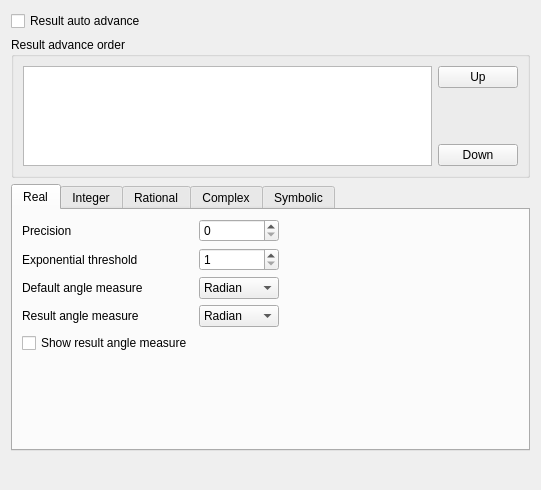
<?xml version="1.0" encoding="UTF-8"?>
<ui version="4.0">
 <class>ResultSettingsForm</class>
 <widget class="QWidget" name="ResultSettingsForm">
  <property name="geometry">
   <rect>
    <x>0</x>
    <y>0</y>
    <width>541</width>
    <height>490</height>
   </rect>
  </property>
  <property name="windowTitle">
   <string>Form</string>
  </property>
  <layout class="QHBoxLayout" name="horizontalLayout">
   <item>
    <layout class="QVBoxLayout" name="verticalLayout">
     <item>
      <widget class="QCheckBox" name="result_auto_advance">
       <property name="text">
        <string>Result auto advance</string>
       </property>
      </widget>
     </item>
     <item>
      <widget class="QGroupBox" name="groupBox">
       <property name="sizePolicy">
        <sizepolicy hsizetype="Preferred" vsizetype="MinimumExpanding">
         <horstretch>0</horstretch>
         <verstretch>0</verstretch>
        </sizepolicy>
       </property>
       <property name="title">
        <string>Result advance order</string>
       </property>
       <layout class="QVBoxLayout" name="verticalLayout_2">
        <item>
         <layout class="QHBoxLayout" name="horizontalLayout_2">
          <item>
           <widget class="QListWidget" name="auto_result_order">
            <property name="sizePolicy">
             <sizepolicy hsizetype="Expanding" vsizetype="Minimum">
              <horstretch>0</horstretch>
              <verstretch>0</verstretch>
             </sizepolicy>
            </property>
            <property name="maximumSize">
             <size>
              <width>16777215</width>
              <height>100</height>
             </size>
            </property>
           </widget>
          </item>
          <item>
           <layout class="QVBoxLayout" name="verticalLayout_3">
            <item>
             <widget class="QPushButton" name="up_result_order">
              <property name="text">
               <string>Up</string>
              </property>
             </widget>
            </item>
            <item>
             <spacer name="verticalSpacer_2">
              <property name="orientation">
               <enum>Qt::Vertical</enum>
              </property>
              <property name="sizeHint" stdset="0">
               <size>
                <width>20</width>
                <height>40</height>
               </size>
              </property>
             </spacer>
            </item>
            <item>
             <widget class="QPushButton" name="down_result_order">
              <property name="text">
               <string>Down</string>
              </property>
             </widget>
            </item>
           </layout>
          </item>
         </layout>
        </item>
       </layout>
      </widget>
     </item>
     <item>
      <widget class="QTabWidget" name="result_params">
       <property name="currentIndex">
        <number>0</number>
       </property>
       <widget class="QWidget" name="real_result">
        <attribute name="title">
         <string>Real</string>
        </attribute>
        <layout class="QHBoxLayout" name="horizontalLayout_4">
         <item>
          <layout class="QGridLayout" name="gridLayout">
           <item row="5" column="0">
            <spacer name="verticalSpacer_6">
             <property name="orientation">
              <enum>Qt::Vertical</enum>
             </property>
             <property name="sizeHint" stdset="0">
              <size>
               <width>20</width>
               <height>40</height>
              </size>
             </property>
            </spacer>
           </item>
           <item row="3" column="1">
            <widget class="QComboBox" name="real_result_angle_measure">
             <property name="minimumSize">
              <size>
               <width>80</width>
               <height>0</height>
              </size>
             </property>
             <item>
              <property name="text">
               <string>Radian</string>
              </property>
             </item>
             <item>
              <property name="text">
               <string>Degree</string>
              </property>
             </item>
             <item>
              <property name="text">
               <string>Grad</string>
              </property>
             </item>
            </widget>
           </item>
           <item row="1" column="0">
            <widget class="QLabel" name="label">
             <property name="text">
              <string>Exponential threshold</string>
             </property>
            </widget>
           </item>
           <item row="4" column="0">
            <widget class="QCheckBox" name="real_show_angle_measure">
             <property name="text">
              <string>Show result angle measure</string>
             </property>
            </widget>
           </item>
           <item row="3" column="0">
            <widget class="QLabel" name="label_3">
             <property name="text">
              <string>Result angle measure</string>
             </property>
            </widget>
           </item>
           <item row="0" column="1">
            <widget class="QSpinBox" name="real_precision"/>
           </item>
           <item row="0" column="0">
            <widget class="QLabel" name="label_2">
             <property name="text">
              <string>Precision</string>
             </property>
            </widget>
           </item>
           <item row="1" column="1">
            <widget class="QSpinBox" name="real_exp">
             <property name="minimum">
              <number>1</number>
             </property>
             <property name="value">
              <number>1</number>
             </property>
            </widget>
           </item>
           <item row="2" column="1">
            <widget class="QComboBox" name="real_default_angle_measure">
             <item>
              <property name="text">
               <string>Radian</string>
              </property>
             </item>
             <item>
              <property name="text">
               <string>Degree</string>
              </property>
             </item>
             <item>
              <property name="text">
               <string>Grad</string>
              </property>
             </item>
            </widget>
           </item>
           <item row="2" column="0">
            <widget class="QLabel" name="label_12">
             <property name="text">
              <string>Default angle measure</string>
             </property>
            </widget>
           </item>
          </layout>
         </item>
         <item>
          <spacer name="horizontalSpacer">
           <property name="orientation">
            <enum>Qt::Horizontal</enum>
           </property>
           <property name="sizeHint" stdset="0">
            <size>
             <width>251</width>
             <height>20</height>
            </size>
           </property>
          </spacer>
         </item>
        </layout>
       </widget>
       <widget class="QWidget" name="integer_result">
        <attribute name="title">
         <string>Integer</string>
        </attribute>
        <layout class="QHBoxLayout" name="horizontalLayout_5">
         <item>
          <layout class="QGridLayout" name="gridLayout_2">
           <item row="1" column="1">
            <widget class="QComboBox" name="integer_result_notation">
             <item>
              <property name="text">
               <string>Binary</string>
              </property>
             </item>
             <item>
              <property name="text">
               <string>Octal</string>
              </property>
             </item>
             <item>
              <property name="text">
               <string>Decimal</string>
              </property>
             </item>
             <item>
              <property name="text">
               <string>Hexadecimal</string>
              </property>
             </item>
            </widget>
           </item>
           <item row="2" column="0">
            <widget class="QCheckBox" name="integer_show_notation">
             <property name="text">
              <string>Show result numeral system</string>
             </property>
            </widget>
           </item>
           <item row="3" column="0">
            <spacer name="verticalSpacer_4">
             <property name="orientation">
              <enum>Qt::Vertical</enum>
             </property>
             <property name="sizeHint" stdset="0">
              <size>
               <width>20</width>
               <height>40</height>
              </size>
             </property>
            </spacer>
           </item>
           <item row="1" column="0">
            <widget class="QLabel" name="label_4">
             <property name="text">
              <string>Result numeral system</string>
             </property>
            </widget>
           </item>
           <item row="0" column="0">
            <widget class="QLabel" name="label_11">
             <property name="text">
              <string>Default numeral system</string>
             </property>
            </widget>
           </item>
           <item row="0" column="1">
            <widget class="QComboBox" name="integer_default_notation">
             <item>
              <property name="text">
               <string>Binary</string>
              </property>
             </item>
             <item>
              <property name="text">
               <string>Octal</string>
              </property>
             </item>
             <item>
              <property name="text">
               <string>Decimal</string>
              </property>
             </item>
             <item>
              <property name="text">
               <string>Hexadecimal</string>
              </property>
             </item>
            </widget>
           </item>
          </layout>
         </item>
         <item>
          <spacer name="horizontalSpacer_2">
           <property name="orientation">
            <enum>Qt::Horizontal</enum>
           </property>
           <property name="sizeHint" stdset="0">
            <size>
             <width>246</width>
             <height>20</height>
            </size>
           </property>
          </spacer>
         </item>
        </layout>
       </widget>
       <widget class="QWidget" name="tab">
        <attribute name="title">
         <string>Rational</string>
        </attribute>
        <layout class="QHBoxLayout" name="horizontalLayout_6">
         <item>
          <layout class="QGridLayout" name="gridLayout_3">
           <item row="0" column="1">
            <widget class="QComboBox" name="rational_fraction_form">
             <item>
              <property name="text">
               <string>Proper</string>
              </property>
             </item>
             <item>
              <property name="text">
               <string>Improper</string>
              </property>
             </item>
            </widget>
           </item>
           <item row="0" column="0">
            <widget class="QLabel" name="label_5">
             <property name="text">
              <string>Fraction form</string>
             </property>
            </widget>
           </item>
           <item row="1" column="0">
            <spacer name="verticalSpacer_3">
             <property name="orientation">
              <enum>Qt::Vertical</enum>
             </property>
             <property name="sizeHint" stdset="0">
              <size>
               <width>20</width>
               <height>40</height>
              </size>
             </property>
            </spacer>
           </item>
          </layout>
         </item>
         <item>
          <spacer name="horizontalSpacer_3">
           <property name="orientation">
            <enum>Qt::Horizontal</enum>
           </property>
           <property name="sizeHint" stdset="0">
            <size>
             <width>323</width>
             <height>20</height>
            </size>
           </property>
          </spacer>
         </item>
        </layout>
       </widget>
       <widget class="QWidget" name="tab_2">
        <attribute name="title">
         <string>Complex</string>
        </attribute>
        <layout class="QHBoxLayout" name="horizontalLayout_7">
         <item>
          <layout class="QGridLayout" name="gridLayout_4">
           <item row="5" column="0">
            <widget class="QLabel" name="label_10">
             <property name="text">
              <string>Result angle measure</string>
             </property>
            </widget>
           </item>
           <item row="5" column="1">
            <widget class="QComboBox" name="complex_result_angle_measure">
             <item>
              <property name="text">
               <string>Radian</string>
              </property>
             </item>
             <item>
              <property name="text">
               <string>Degree</string>
              </property>
             </item>
             <item>
              <property name="text">
               <string>Grad</string>
              </property>
             </item>
            </widget>
           </item>
           <item row="2" column="1">
            <widget class="QComboBox" name="complex_form">
             <item>
              <property name="text">
               <string>Arithmetical</string>
              </property>
             </item>
             <item>
              <property name="text">
               <string>Trigonometric</string>
              </property>
             </item>
             <item>
              <property name="text">
               <string>Scientific</string>
              </property>
             </item>
            </widget>
           </item>
           <item row="3" column="0">
            <widget class="QLabel" name="label_9">
             <property name="text">
              <string>Maximum count of results</string>
             </property>
            </widget>
           </item>
           <item row="7" column="0">
            <spacer name="verticalSpacer_5">
             <property name="orientation">
              <enum>Qt::Vertical</enum>
             </property>
             <property name="sizeHint" stdset="0">
              <size>
               <width>20</width>
               <height>40</height>
              </size>
             </property>
            </spacer>
           </item>
           <item row="1" column="1">
            <widget class="QSpinBox" name="complex_exp">
             <property name="minimum">
              <number>1</number>
             </property>
            </widget>
           </item>
           <item row="2" column="0">
            <widget class="QLabel" name="label_8">
             <property name="text">
              <string>Form</string>
             </property>
            </widget>
           </item>
           <item row="1" column="0">
            <widget class="QLabel" name="label_7">
             <property name="text">
              <string>Exponential threshold</string>
             </property>
            </widget>
           </item>
           <item row="0" column="0">
            <widget class="QLabel" name="label_6">
             <property name="text">
              <string>Precision</string>
             </property>
            </widget>
           </item>
           <item row="0" column="1">
            <widget class="QSpinBox" name="complex_precision"/>
           </item>
           <item row="3" column="1">
            <widget class="QSpinBox" name="complex_results_count">
             <property name="minimum">
              <number>10</number>
             </property>
            </widget>
           </item>
           <item row="6" column="0">
            <widget class="QCheckBox" name="complex_show_angle_measure">
             <property name="text">
              <string>Show result angle measure</string>
             </property>
            </widget>
           </item>
           <item row="4" column="0">
            <widget class="QLabel" name="label_13">
             <property name="text">
              <string>Default angle measure</string>
             </property>
            </widget>
           </item>
           <item row="4" column="1">
            <widget class="QComboBox" name="complex_default_angle_measure">
             <item>
              <property name="text">
               <string>Radian</string>
              </property>
             </item>
             <item>
              <property name="text">
               <string>Degree</string>
              </property>
             </item>
             <item>
              <property name="text">
               <string>Grad</string>
              </property>
             </item>
            </widget>
           </item>
          </layout>
         </item>
         <item>
          <spacer name="horizontalSpacer_4">
           <property name="orientation">
            <enum>Qt::Horizontal</enum>
           </property>
           <property name="sizeHint" stdset="0">
            <size>
             <width>246</width>
             <height>20</height>
            </size>
           </property>
          </spacer>
         </item>
        </layout>
       </widget>
       <widget class="QWidget" name="symbolic_result">
         <attribute name="title">
          <string>Symbolic</string>
         </attribute>
         <layout class="QHBoxLayout" name="horizontalLayout_8">
          <item>
           <layout class="QGridLayout" name="gridLayout_5">
            <item row="0" column="0">
             <widget class="QLabel" name="label_14">
              <property name="text">
               <string>Precision</string>
              </property>
             </widget>
            </item>
            <item row="0" column="1">
             <widget class="QSpinBox" name="symbolic_precision">
              <property name="minimum">
               <number>1</number>
              </property>
              <property name="maximum">
               <number>100</number>
              </property>
             </widget>
            </item>
            <item row="1" column="0">
             <spacer name="verticalSpacer_7">
              <property name="orientation">
               <enum>Qt::Vertical</enum>
              </property>
              <property name="sizeHint" stdset="0">
               <size>
                <width>20</width>
                <height>40</height>
               </size>
              </property>
             </spacer>
            </item>
           </layout>
          </item>
          <item>
           <spacer name="horizontalSpacer_5">
            <property name="orientation">
             <enum>Qt::Horizontal</enum>
            </property>
            <property name="sizeHint" stdset="0">
             <size>
              <width>323</width>
              <height>20</height>
             </size>
            </property>
           </spacer>
          </item>
         </layout>
        </widget>
       </widget>
      </item>
      <item>
       <spacer name="verticalSpacer">
        <property name="orientation">
         <enum>Qt::Vertical</enum>
        </property>
        <property name="sizeHint" stdset="0">
         <size>
          <width>20</width>
          <height>40</height>
         </size>
        </property>
       </spacer>
      </item>
     </layout>
    </item>
   </layout>
  </widget>
  <resources/>
  <connections/>
 </ui>
